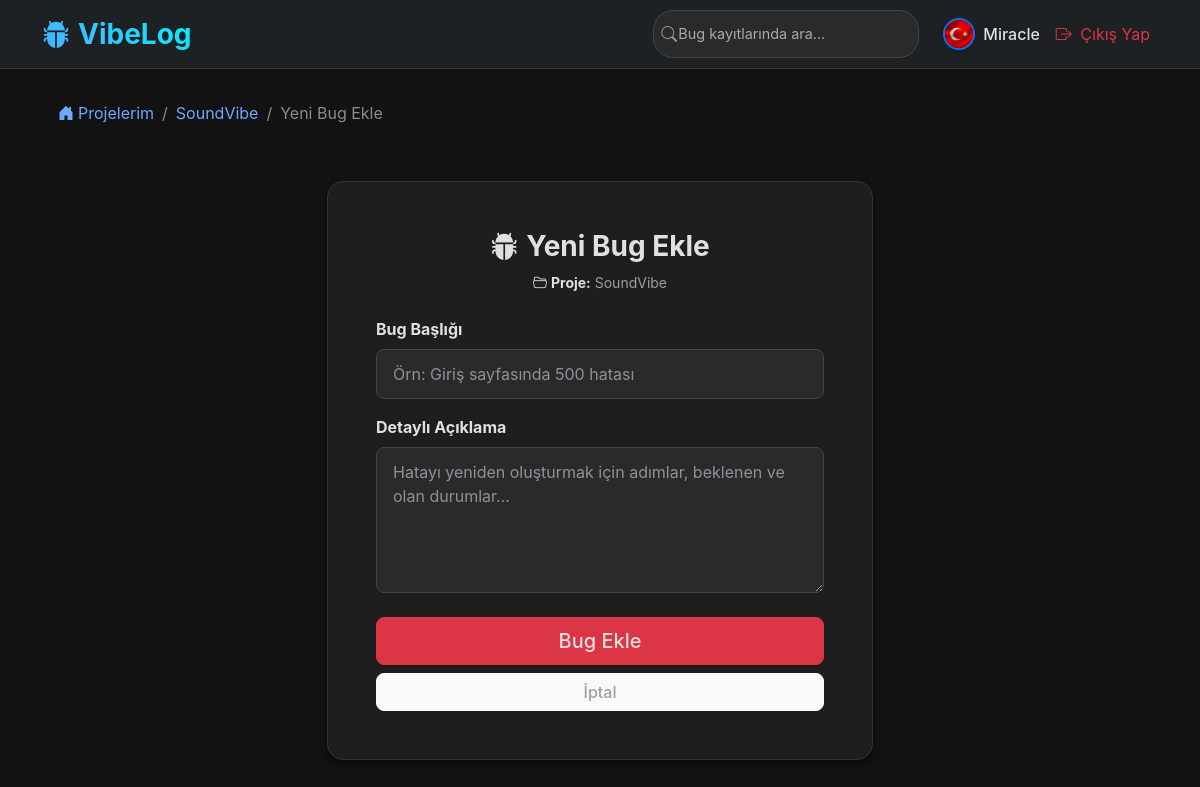
/project/2/bug/new (signed in), run on the app's committed database.
### app/models.py (models this page shows, shortened)
class User(UserMixin, db.Model):
    __tablename__ = 'users'
    id: Mapped[int] = mapped_column(primary_key=True)
    username: Mapped[str] = mapped_column(String(64), unique=True, nullable=False)
    email: Mapped[str] = mapped_column(String(120), unique=True, nullable=False)
    password_hash: Mapped[str] = mapped_column(String(256), nullable=False)
    avatar_image: Mapped[str] = mapped_column(String(255), default='default.png')
    dark_mode: Mapped[bool] = mapped_column(Boolean, default=False)
    created_at: Mapped[datetime] = mapped_column(default=datetime.utcnow)
    projects: Mapped[List["Project"]] = relationship(back_populates="user", cascade="all, delete-orphan")

class Project(db.Model):
    __tablename__ = 'projects'
    id: Mapped[int] = mapped_column(primary_key=True)
    name: Mapped[str] = mapped_column(String(100), nullable=False)
    description: Mapped[Optional[str]] = mapped_column(Text)
    created_at: Mapped[datetime] = mapped_column(default=datetime.utcnow)
    user_id: Mapped[int] = mapped_column(ForeignKey('users.id'), nullable=False)
    user: Mapped["User"] = relationship(back_populates="projects")
    bug_tickets: Mapped[List["BugTicket"]] = relationship(back_populates="project", cascade="all, delete-orphan")

### app/main/routes.py (the view, shortened to what this page needs)
@main.route('/project/<int:project_id>/bug/new', methods=['GET', 'POST'])
@login_required
def new_bug(project_id):
    project = db.session.get(Project, project_id)
    if project is None:
        abort(404)
    if project.user_id != current_user.id:
        abort(403)
    form = BugTicketForm()
    return render_template('main/new_bug.html', title='Yeni Bug Ekle', form=form, project=project)

### app/main/forms.py
class BugTicketForm(FlaskForm):
    title = StringField('Bug Başlığı', validators=[DataRequired(), Length(min=2, max=150)])
    description = TextAreaField('Detaylı Açıklama', validators=[DataRequired(), Length(min=10)])
    submit = SubmitField('Bug Ekle')

### app/models.py (called while the page is built)
@login_manager.user_loader
def load_user(id):
    return db.session.get(User, int(id))

### app/templates/main/new_bug.html (shortened to what this page needs)
{% extends "base.html" %}
{% block content %}
<div class="mb-4">
    <nav aria-label="breadcrumb">
        <ol class="breadcrumb bg-white px-3 py-2 rounded-pill shadow-sm d-inline-flex">
            <li class="breadcrumb-item"><a href="{{ url_for('main.index') }}" class="text-decoration-none"><i class="bi bi-house-door-fill me-1"></i>Projelerim</a></li>
            <li class="breadcrumb-item"><a href="{{ url_for('main.project_detail', id=project.id) }}" class="text-decoration-none">{{ project.name }}</a></li>
            <li class="breadcrumb-item active" aria-current="page">Yeni Bug Ekle</li>
        </ol>
    </nav>
</div>
<div class="row justify-content-center">
    <div class="col-md-8 col-lg-6">
        <div class="card shadow-sm mt-2 mb-5 border-0 rounded-4">
            <div class="card-body p-4 p-md-5">
                <div class="text-center mb-4">
                    <h3 class="card-title text-danger fw-bold"><i class="bi bi-bug-fill me-2"></i>Yeni Bug Ekle</h3>
                    <p class="text-muted small"><i class="bi bi-folder2-open me-1"></i><strong>Proje:</strong> {{ project.name }}</p>
                </div>
                <form action="" method="post" novalidate>
                    <div class="mb-3">
                        {{ form.title.label(class="form-label fw-bold") }}
                        {% if form.title.errors %}
                            {{ form.title(class="form-control is-invalid", placeholder="Örn: Giriş sayfasında 500 hatası") }}
                            <div class="invalid-feedback">
                                {% for error in form.title.errors %}
                                    <span>{{ error }}</span>
                                {% endfor %}
                            </div>
                        {% else %}
                            {{ form.title(class="form-control", placeholder="Örn: Giriş sayfasında 500 hatası") }}
                        {% endif %}
                    </div>
                    <div class="mb-4">
                        {{ form.description.label(class="form-label fw-bold") }}
                        {% if form.description.errors %}
                            {{ form.description(class="form-control is-invalid", rows="5", placeholder="Hatayı yeniden oluşturmak için adımlar, beklenen ve olan durumlar...") }}
                            <div class="invalid-feedback">
                                {% for error in form.description.errors %}
                                    <span>{{ error }}</span>
                                {% endfor %}
                            </div>
                        {% else %}
                            {{ form.description(class="form-control", rows="5", placeholder="Hatayı yeniden oluşturmak için adımlar, beklenen ve olan durumlar...") }}
                        {% endif %}
                    </div>
                    <div class="d-grid gap-2 mt-2">
                        {{ form.submit(class="btn btn-danger btn-lg shadow-sm") }}
                        <a href="{{ url_for('main.project_detail', id=project.id) }}" class="btn btn-light text-muted">İptal</a>
                    </div>
                </form>
            </div>
        </div>
    </div>
</div>
{% endblock %}

### app/templates/base.html (shortened to what this page needs)
<!DOCTYPE html>
<html lang="tr">
<head>
    <link href="https://cdn.jsdelivr.net/npm/bootstrap@5.3.0/dist/css/bootstrap.min.css" rel="stylesheet">
    <link rel="stylesheet" href="https://cdn.jsdelivr.net/npm/bootstrap-icons@1.11.3/font/bootstrap-icons.min.css">
    <link rel="stylesheet" href="{{ url_for('static', filename='css/style.css') }}">
</head>
<body class="bg-light transition-base" {% if current_user.is_authenticated and current_user.dark_mode %}data-bs-theme="dark"{% endif %}>
    <nav class="navbar navbar-expand-lg navbar-dark navbar-glass mb-4 sticky-top">
        <div class="container">
            <a class="navbar-brand fs-3 fw-bold text-gradient" href="/"><i class="bi bi-bug-fill me-2 text-primary"></i>VibeLog</a>
            <div class="collapse navbar-collapse" id="navbarNav">
                <ul class="navbar-nav ms-auto align-items-center">
                    {% if current_user.is_authenticated %}
                        <li class="nav-item me-lg-3 my-2 my-lg-0">
                            <form action="{{ url_for('main.search') }}" method="GET" class="d-flex">
                                <div class="position-relative">
                                    <input class="form-control search-glass ps-4" type="search" name="q" placeholder="Bug kayıtlarında ara..." aria-label="Search" required>
                                    <i class="bi bi-search position-absolute top-50 start-0 translate-middle-y ms-2 text-white-50"></i>
                                </div>
                            </form>
                        </li>
                        <li class="nav-item">
                            <a class="nav-link d-flex align-items-center" href="{{ url_for('main.profile') }}">
                                <img src="{{ url_for('static', filename='uploads/avatars/' + current_user.avatar_image) }}" alt="Avatar" class="rounded-circle border border-2 border-primary me-2 object-fit-cover shadow-sm" width="32" height="32" onerror="this.src='https://ui-avatars.com/api/?name={{ current_user.username }}&background=0D8ABC&color=fff'">
                                <span class="fw-medium">{{ current_user.username }}</span>
                            </a>
                        </li>
                        <li class="nav-item">
                            <a class="nav-link text-danger" href="{{ url_for('auth.logout') }}"><i class="bi bi-box-arrow-right me-1"></i> Çıkış Yap</a>
                        </li>
                    {% endif %}
                </ul>
            </div>
        </div>
    </nav>
    <div class="container">
        {% block content %}{% endblock %}
    </div>
</body>
</html>

### app/static/css/style.css (style rules this page uses)
body { background: linear-gradient(135deg, #f5f7fa 0%, #c3cfe2 100%); min-height: 100vh; font-family: 'Inter', -apple-system, BlinkMacSystemFont, "Segoe UI", Roboto, "Helvetica Neue", Arial, sans-serif; }
.navbar-glass { background: rgba(33, 37, 41, 0.85) !important; backdrop-filter: blur(10px); -webkit-backdrop-filter: blur(10px); border-bottom: 1px solid rgba(255, 255, 255, 0.1); box-shadow: 0 4px 6px -1px rgba(0, 0, 0, 0.1), 0 2px 4px -1px rgba(0, 0, 0, 0.06); }
.text-gradient { background: linear-gradient(45deg, #4facfe 0%, #00f2fe 100%); -webkit-background-clip: text; -webkit-text-fill-color: transparent; background-clip: text; }
.card { border: none; border-radius: 1rem; box-shadow: 0 0.5rem 1rem rgba(0, 0, 0, 0.05); transition: transform 0.3s ease, box-shadow 0.3s ease; background: rgba(255, 255, 255, 0.95); }
.btn { border-radius: 0.5rem; transition: all 0.3s ease; font-weight: 500; }
.form-control { border-radius: 0.5rem; padding: 0.75rem 1rem; border: 1px solid #dee2e6; transition: border-color 0.15s ease-in-out, box-shadow 0.15s ease-in-out; }
.search-glass { background: rgba(255, 255, 255, 0.1); border: 1px solid rgba(255, 255, 255, 0.2); color: #fff; border-radius: 20px; font-size: 0.9rem; transition: all 0.3s ease; }
.search-glass::placeholder { color: rgba(255, 255, 255, 0.6); }
[data-bs-theme="dark"], [data-bs-theme="dark"] body, [data-bs-theme="dark"] .bg-light, [data-bs-theme="dark"] .bg-white, [data-bs-theme="dark"] .container-fluid { background-color: #121212 !important; background-image: none !important; color: #e0e0e0 !important; }
[data-bs-theme="dark"] h1, [data-bs-theme="dark"] h2, [data-bs-theme="dark"] h3, [data-bs-theme="dark"] h4, [data-bs-theme="dark"] p, [data-bs-theme="dark"] span, [data-bs-theme="dark"] .text-dark { color: #e0e0e0 !important; }
[data-bs-theme="dark"] .card { background-color: #1e1e1e !important; background-image: none !important; border: 1px solid #333 !important; backdrop-filter: none !important; -webkit-backdrop-filter: none !important; box-shadow: 0 4px 6px rgba(0,0,0,0.5) !important; }
[data-bs-theme="dark"] .card * { color: #e0e0e0 !important; }
[data-bs-theme="dark"] .text-muted { color: #9e9e9e !important; }
[data-bs-theme="dark"] .form-control { background-color: #2a2a2a !important; border: 1px solid #444 !important; color: #ffffff !important; }

### data on the page
User: avatar_image (picture), username "Miracle"
Project: name "SoundVibe"
